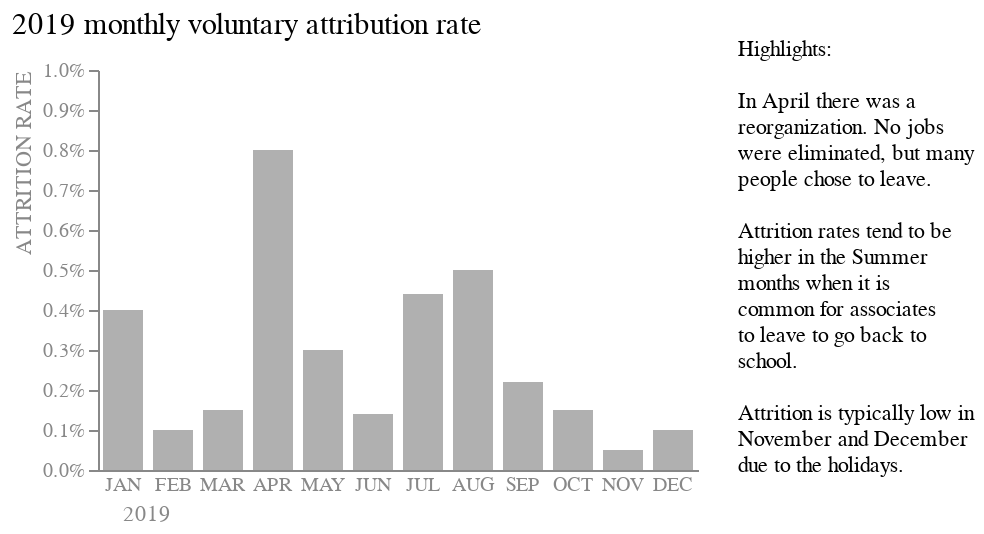

Notebook code for this chart:
### Code cell
bar = alt.Chart(table, title = alt.Title(
    "2019 monthly voluntary attribution rate",
    fontSize = 15,
    anchor = 'start',
    offset = 10,
    fontWeight = "normal"
    )).mark_bar(size = 20, color = "#b0b0b0").encode(
    x = alt.X('Date', 
              sort = None, 
              axis = alt.Axis(labelAngle = 0, titleX = 12, 
                              labelColor = "#888888", titleColor = '#888888', 
                              ticks = False, titleAnchor = 'start', titleFontWeight = 'normal'), 
              title = "2019"
              ), 
    y = alt.Y('Rate', 
              axis = alt.Axis(grid = False, titleAnchor = 'end', 
                              labelColor = "#888888", titleColor = '#888888', 
                              titleFontWeight = 'normal', format = "%", tickCount = 10), 
              scale = alt.Scale(domain = [0, 0.01]), 
              title = "ATTRITION RATE"
              ),
    ).properties(
    width = 300,
    height = 200
)

# Need to add title separately

text = alt.Chart(
    {"values": [{"text":  ['Highlights:', 
         ' ',
         'In April there was a', 'reorganization. No jobs', 'were eliminated, but many', 'people chose to leave.', 
         ' ',
         'Attrition rates tend to be', 'higher in the Summer',  'months when it is', 
         'common for associates',
         'to leave to go back to', 
         'school.',
         ' ',
         'Attrition is typically low in', 'November and December', 'due to the holidays.']}]}
).mark_text(size = 11, align = "left", dy = -20, dx = -10).encode(
    text = "text:N"
)

final = bar | text

final.configure_view(stroke = None)

### Figure 1 — Vega-Lite specification as saved in the notebook (floating-point values rounded to 4 significant figures)
{"config": {"view": {"continuousWidth": 300, "continuousHeight": 300, "stroke": null}}, "hconcat": [{"data": {"name": "data-0f748d12b71fa1969f524ef0b4d050d0"}, "mark": {"type": "bar", "color": "#b0b0b0", "size": 20}, "encoding": {"x": {"axis": {"labelAngle": 0, "labelColor": "#888888", "ticks": false, "titleAnchor": "start", "titleColor": "#888888", "titleFontWeight": "normal", "titleX": 12}, "field": "Date", "sort": null, "title": "2019", "type": "nominal"}, "y": {"axis": {"format": "%", "grid": false, "labelColor": "#888888", "tickCount": 10, "titleAnchor": "end", "titleColor": "#888888", "titleFontWeight": "normal"}, "field": "Rate", "scale": {"domain": [0, 0.01]}, "title": "ATTRITION RATE", "type": "quantitative"}}, "height": 200, "title": {"text": "2019 monthly voluntary attribution rate", "anchor": "start", "fontSize": 15, "fontWeight": "normal", "offset": 10}, "width": 300}, {"data": {"name": "data-c2d1f9b053875a01285743790ea52a99"}, "mark": {"type": "text", "align": "left", "dx": -10, "dy": -20, "size": 11}, "encoding": {"text": {"field": "text", "type": "nominal"}}}], "$schema": "https://vega.github.io/schema/vega-lite/v5.15.1.json", "datasets": {"data-0f748d12b71fa1969f524ef0b4d050d0": [{"Date": "JAN", "Rate": 0.004, "# exits": 120}, {"Date": "FEB", "Rate": 0.001, "# exits": 30}, {"Date": "MAR", "Rate": 0.0015, "# exits": 45}, {"Date": "APR", "Rate": 0.008, "# exits": 240}, {"Date": "MAY", "Rate": 0.003, "# exits": 90}, {"Date": "JUN", "Rate": 0.0014, "# exits": 42}, {"Date": "JUL", "Rate": 0.0044, "# exits": 132}, {"Date": "AUG", "Rate": 0.005, "# exits": 150}, {"Date": "SEP", "Rate": 0.0022, "# exits": 66}, {"Date": "OCT", "Rate": 0.0015, "# exits": 45}, {"Date": "NOV", "Rate": 0.0005, "# exits": 15}, {"Date": "DEC", "Rate": 0.001, "# exits": 30}], "data-c2d1f9b053875a01285743790ea52a99": [{"text": ["Highlights:", " ", "In April there was a", "reorganization. No jobs", "were eliminated, but many", "people chose to leave.", " ", "Attrition rates tend to be", "higher in the Summer", "months when it is", "common for associates", "to leave to go back to", "school.", " ", "Attrition is typically low in", "November and December", "due to the holidays."]}]}}
